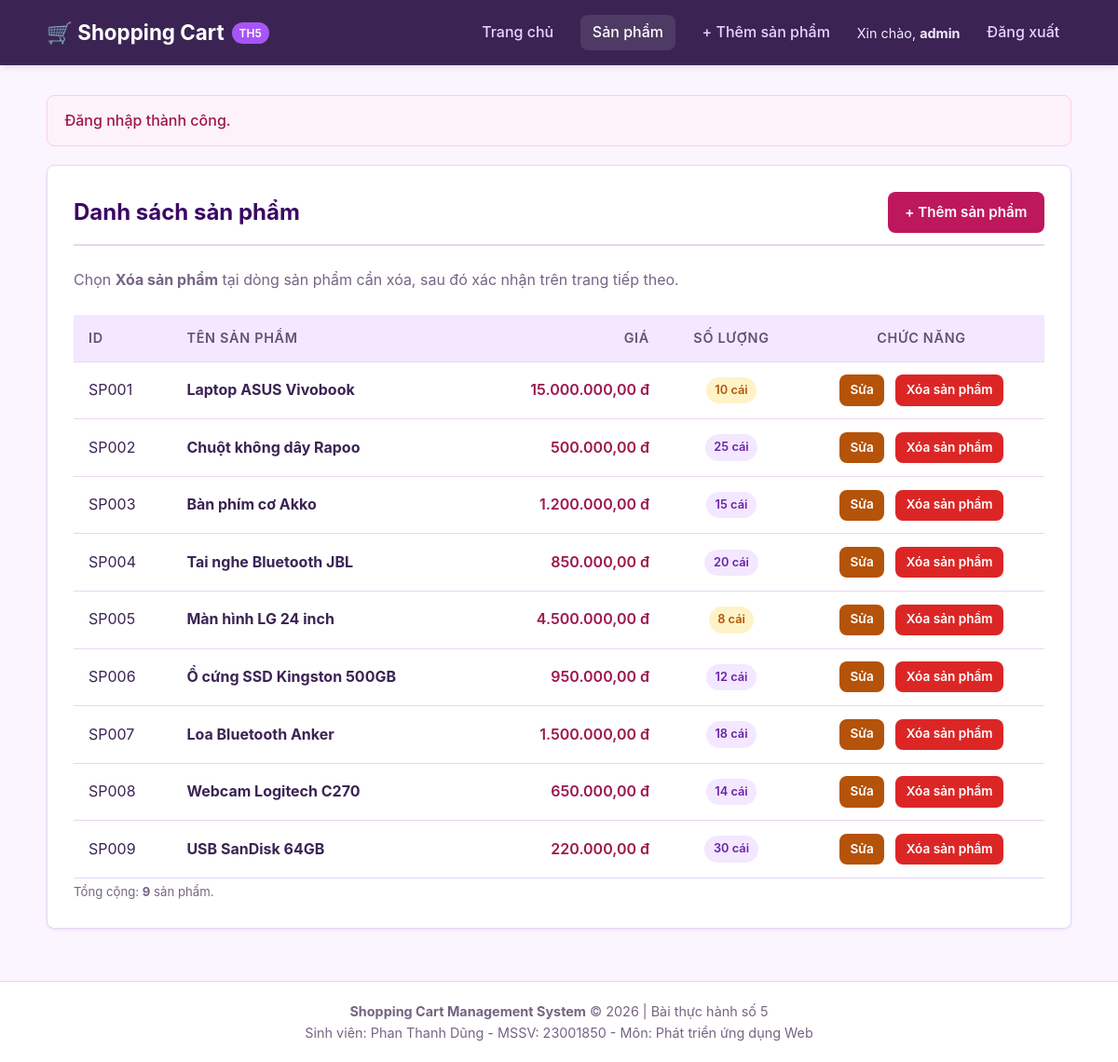
Page /product_list.php (signed in) on the committed database.
### tables this page shows
CREATE TABLE IF NOT EXISTS `products` (
    `id` INT AUTO_INCREMENT PRIMARY KEY,
    `name` VARCHAR(100) NOT NULL,
    `price` DECIMAL(10,2) NOT NULL,
    `quantity` INT NOT NULL
);

### common/app.php (called while the page is built, shortened)
<?php
function h($value): string
{
    return htmlspecialchars((string)$value, ENT_QUOTES | ENT_SUBSTITUTE, 'UTF-8');
}
function currentUser(): ?array
{
    return $_SESSION['user'] ?? null;
}

### model/product.php (called while the page is built, shortened)
<?php
function getAllProducts() {
    $conn = getDbConnection();
    try {
        $stmt = $conn->query("SELECT * FROM products ORDER BY id ASC");
        return $stmt->fetchAll();
    } catch (PDOException $e) {
        error_log("Lỗi trong getAllProducts: " . $e->getMessage());
        return [];
    }
}

### product_list.php (the view, shortened to what this page needs)
<?php
require_once __DIR__ . '/common/app.php';
require_once __DIR__ . '/model/product.php';
$products = getAllProducts();
include __DIR__ . '/view/header.php';
?>
<div class="card">
    <div class="page-header">
        <h1 class="page-title">Danh sách sản phẩm</h1>
        <a href="product_add.php" class="btn btn-success">+ Thêm sản phẩm</a>
    </div>
    <?php if (!$products): ?>
        <p>Chưa có sản phẩm nào. <a href="product_add.php">Thêm sản phẩm đầu tiên</a>.</p>
    <?php else: ?>
        <p class="intro">Chọn <strong>Xóa sản phẩm</strong> tại dòng sản phẩm cần xóa, sau đó xác nhận trên trang tiếp theo.</p>
        <div class="table-responsive">
            <table class="data-table">
                <thead><tr><th>ID</th><th>Tên sản phẩm</th><th class="text-right">Giá</th><th class="text-center">Số lượng</th><th class="text-center">Chức năng</th></tr></thead>
                <tbody>
                <?php foreach ($products as $product): ?>
                    <tr>
                        <td data-label="ID"><?= 'SP' . str_pad((string)(int)$product['id'], 3, '0', STR_PAD_LEFT) ?></td>
                        <td data-label="Tên sản phẩm"><strong><?= h($product['name']) ?></strong></td>
                        <td data-label="Giá" class="text-right price-text"><?= number_format((float)$product['price'], 2, ',', '.') ?> đ</td>
                        <td data-label="Số lượng" class="text-center"><span class="badge <?= $product['quantity'] > 10 ? 'badge-in-stock' : ($product['quantity'] > 0 ? 'badge-low-stock' : 'badge-out-stock') ?>"><?= (int)$product['quantity'] ?> cái</span></td>
                        <td data-label="Chức năng" class="text-center"><div class="table-actions">
                            <a href="product_edit.php?id=<?= (int)$product['id'] ?>" class="btn btn-warning btn-sm">Sửa</a>
                            <a href="product_delete.php?id=<?= (int)$product['id'] ?>" class="btn btn-danger btn-sm" aria-label="Xóa sản phẩm <?= h($product['name']) ?>">Xóa sản phẩm</a>
                        </div></td>
                    </tr>
                <?php endforeach; ?>
                </tbody>
            </table>
        </div>
        <p class="form-hint">Tổng cộng: <strong><?= count($products) ?></strong> sản phẩm.</p>
    <?php endif; ?>
</div>
<?php include __DIR__ . '/view/footer.php'; ?>

### view/header.php (shortened to what this page needs)
<?php
require_once __DIR__ . '/../common/app.php';
$currentScript = basename($_SERVER['SCRIPT_NAME']);
$user = currentUser();
?>
<!DOCTYPE html>
<html lang="vi">
<head>
    <link rel="stylesheet" href="assets/css/style.css?v=<?= filemtime(__DIR__ . '/../assets/css/style.css') ?>">
</head>
<body>
<header class="site-header">
    <div class="container header-content">
        <a href="index.php" class="brand-title">🛒 Shopping Cart <span class="brand-badge">TH5</span></a>
        <nav class="main-nav" aria-label="Điều hướng chính">
            <a href="index.php" class="nav-link <?= $currentScript === 'index.php' ? 'active' : '' ?>">Trang chủ</a>
            <?php if ($user): ?>
                <a href="product_list.php" class="nav-link <?= $currentScript === 'product_list.php' ? 'active' : '' ?>">Sản phẩm</a>
                <a href="product_add.php" class="nav-link <?= $currentScript === 'product_add.php' ? 'active' : '' ?>">+ Thêm sản phẩm</a>
                <span class="account-name">Xin chào, <strong><?= h($user['username']) ?></strong></span>
                <a href="logout.php" class="nav-link">Đăng xuất</a>
            <?php else: ?>
                <a href="login.php" class="nav-link <?= $currentScript === 'login.php' ? 'active' : '' ?>">Đăng nhập</a>
                <a href="register.php" class="nav-link <?= $currentScript === 'register.php' ? 'active' : '' ?>">Đăng ký</a>
            <?php endif; ?>
        </nav>
    </div>
</header>
<main class="content-area">
    <div class="container">
        <?php foreach (['success_msg' => 'success', 'error_msg' => 'danger'] as $key => $type): ?>
            <?php if (isset($_SESSION[$key])): ?>
                <div class="alert alert-<?= $type ?>" role="status"><?= h($_SESSION[$key]) ?></div>
            <?php endif; ?>
        <?php endforeach; ?>

### view/footer.php
    </div>
</main>
<footer class="site-footer">
    <div class="container">
        <p><strong>Shopping Cart Management System</strong> &copy; <?= date('Y') ?> | Bài thực hành số 5</p>
        <p>Sinh viên: Phan Thanh Dũng - MSSV: 23001850 - Môn: Phát triển ứng dụng Web</p>
    </div>
</footer>
</body>
</html>

### assets/css/style.css (style rules this page uses)
:root { --primary-color: #7c3aed; --primary-hover: #6d28d9; --success-color: #be185d; --success-hover: #9d174d; --danger-color: #dc2626; --danger-hover: #b91c1c; --warning-color: #b45309; --warning-hover: #92400e; --bg-color: #faf5ff; --card-bg: #ffffff; --text-color: #3b2454; --text-muted: #756483; --border-color: #e9d5f5; --radius-md: 8px; --shadow-sm: 0 1px 3px rgba(0,0,0,0.08); --shadow-md: 0 4px 6px -1px rgba(0,0,0,0.08), 0 2px 4px -2px rgba(0,0,0,0.06); }
* { box-sizing: border-box; margin: 0; padding: 0; }
body { font-family: -apple-system, BlinkMacSystemFont, "Segoe UI", Roboto, "Helvetica Neue", Arial, sans-serif; background-color: var(--bg-color); color: var(--text-color); line-height: 1.6; display: flex; flex-direction: column; min-height: 100vh; }
.site-header { background-color: #3b2454; color: #ffffff; padding: 1rem 0; box-shadow: var(--shadow-md); }
.container { width: 92%; max-width: 1100px; margin: 0 auto; }
.header-content { display: flex; justify-content: space-between; align-items: center; flex-wrap: wrap; gap: 1rem; }
.brand-title { font-size: 1.4rem; font-weight: 700; color: #ffffff; text-decoration: none; display: flex; align-items: center; gap: 0.5rem; }
.brand-badge { background: #a855f7; color: white; font-size: 0.75rem; padding: 2px 8px; border-radius: 9999px; font-weight: 600; }
.main-nav { display: flex; gap: 1rem; align-items: center; }
.nav-link { color: #e9d5ff; text-decoration: none; font-weight: 500; padding: 0.4rem 0.8rem; border-radius: var(--radius-md); transition: all 0.2s ease; }
.nav-link:hover, .nav-link.active { color: #ffffff; background-color: rgba(255, 255, 255, 0.1); }
main.content-area { flex: 1; padding: 2rem 0; }
.card { background-color: var(--card-bg); border: 1px solid var(--border-color); border-radius: var(--radius-md); box-shadow: var(--shadow-sm); padding: 1.75rem; margin-bottom: 1.5rem; }
.page-header { display: flex; justify-content: space-between; align-items: center; margin-bottom: 1.5rem; padding-bottom: 0.75rem; border-bottom: 2px solid var(--border-color); }
.page-title { font-size: 1.5rem; font-weight: 700; color: #3b0764; }
.btn { display: inline-flex; align-items: center; gap: 0.4rem; padding: 0.55rem 1.1rem; font-size: 0.95rem; font-weight: 600; text-decoration: none; border-radius: var(--radius-md); border: 1px solid transparent; cursor: pointer; transition: all 0.2s ease; }
.btn-success { background-color: var(--success-color); color: #ffffff; }
.btn-warning { background-color: var(--warning-color); color: #ffffff; }
.btn-danger { background-color: var(--danger-color); color: #ffffff; }
.btn-sm { padding: 0.3rem 0.65rem; font-size: 0.85rem; }
.table-responsive { overflow-x: auto; }
.data-table { width: 100%; border-collapse: collapse; text-align: left; }
.data-table th, .data-table td { padding: 0.85rem 1rem; border-bottom: 1px solid var(--border-color); }
.data-table th { background-color: #f3e8ff; font-weight: 600; color: #655073; font-size: 0.9rem; text-transform: uppercase; letter-spacing: 0.05em; }
.text-center { text-align: center; }
.text-right { text-align: right; }
.price-text { font-weight: 600; color: #9d174d; }
.badge { display: inline-block; padding: 0.25rem 0.6rem; font-size: 0.8rem; font-weight: 600; border-radius: 9999px; }
.badge-in-stock { background-color: #f3e8ff; color: #6b21a8; }
.badge-low-stock { background-color: #fef3c7; color: #b45309; }
.form-hint { font-size: 0.825rem; color: var(--text-muted); margin-top: 0.25rem; }
.alert { padding: 0.85rem 1.15rem; border-radius: var(--radius-md); margin-bottom: 1.25rem; font-weight: 500; }
.alert-success { background-color: #fdf2f8; color: #9d174d; border: 1px solid #fbcfe8; }
.site-footer { background-color: #ffffff; border-top: 1px solid var(--border-color); padding: 1.25rem 0; text-align: center; color: var(--text-muted); font-size: 0.9rem; margin-top: auto; }
.intro { margin: 0.75rem 0 1.5rem; color: var(--text-muted); }
.account-name { color: #f3e8ff; font-size: 0.9rem; overflow-wrap: anywhere; }
.action-row, .table-actions { display: flex; gap: 0.75rem; flex-wrap: wrap; align-items: center; }
.table-actions, .centered { justify-content: center; }
.data-table td { overflow-wrap: anywhere; }
.data-table td:nth-child(3) { white-space: nowrap; }

### rows in the picture
products: id "001", name "Laptop ASUS Vivobook", price "15.000.000,00", quantity "10"
products: id "002", name "Chuột không dây Rapoo", price "500.000,00", quantity "25"
products: id "003", name "Bàn phím cơ Akko", price "1.200.000,00", quantity "15"
products: id "004", name "Tai nghe Bluetooth JBL", price "850.000,00", quantity "20"
products: id "005", name "Màn hình LG 24 inch", price "4.500.000,00", quantity "8"
products: id "006", name "Ổ cứng SSD Kingston 500GB", price "950.000,00", quantity "12"
products: id "007", name "Loa Bluetooth Anker", price "1.500.000,00", quantity "18"
products: id "008", name "Webcam Logitech C270", price "650.000,00", quantity "14"
products: id "009", name "USB SanDisk 64GB", price "220.000,00", quantity "30"

### other values in the picture
$user['username'] "admin"
$_SESSION[$key] "Đăng nhập thành công."
count($products) "9"
